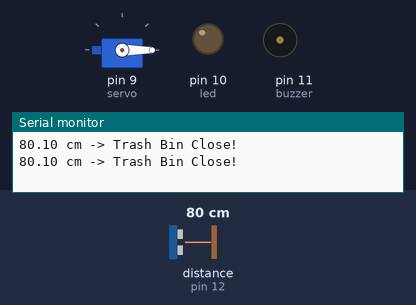
Simulated run of this sketch. Board: Arduino Uno, built with avr-gcc and run on an emulated ATmega328P. Parts: servo, output pins drawn as LEDs (lit = HIGH), buzzer (waves = sounding, pin HIGH), the last lines printed to the serial monitor. Wiring (inferred from the names in the program): ultrasonic range finder: trigger pin 13; echo pin 12. Inputs (shaded band) come from the test bench; at power-on: distance to the obstacle (sensor on pin 12) 80 cm. The echo pulse lasts 58.3 µs per cm; pins used as bus, display or sensor lines are not drawn.

Above: at 1.8 s.
1.9 s: distance to the obstacle (sensor on pin 12) set to 23 cm
3.4 s: distance to the obstacle (sensor on pin 12) set to 17 cm
At 4.4 s:
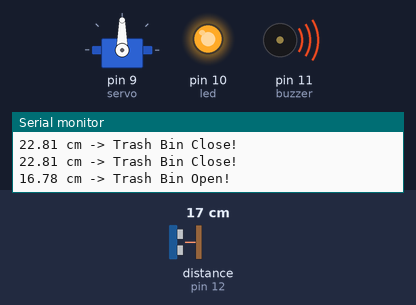
5.5 s: distance to the obstacle (sensor on pin 12) set to 35 cm
At 7.2 s:
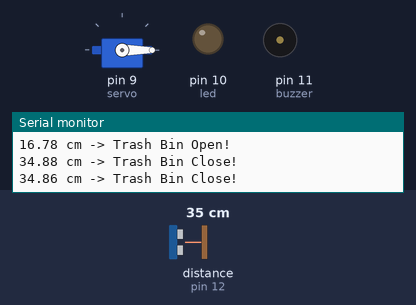
7.5 s: distance to the obstacle (sensor on pin 12) set to 2 cm
At 9.0 s:
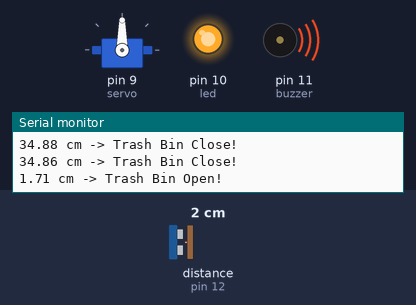
Timing chart, 0 to 10.5 s (numbered marks = the images above; inputs shaded):
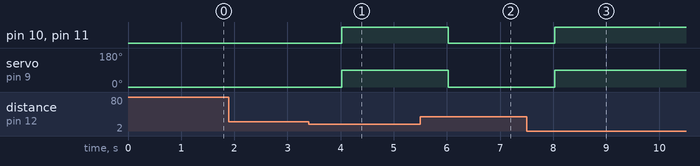

Measured:
- the behaviour switches between 21 and 20 cm on distance to the obstacle (sensor on pin 12) (found by bisection; images 0 and 1)
- after the input at 3.4 s, pin 10 (led), pin 11 (buzzer): LOW → HIGH after 0.62 s; servo on pin 9 (servo): 0° → 90° after 0.62 s
- after the input at 5.5 s, pin 10 (led), pin 11 (buzzer): HIGH → LOW after 0.52 s; servo on pin 9 (servo): 90° → 0° after 0.52 s
- after the input at 7.5 s, pin 10 (led), pin 11 (buzzer): LOW → HIGH after 0.53 s; servo on pin 9 (servo): 0° → 90° after 0.53 s

The sketch:

trash_bin.ino
```cpp
#include <Servo.h>

Servo trashBin;

#define trigPin 13
#define echoPin 12
#define buzzer 11
#define led 10
#define servo 9

float distance;

void setup(){
  Serial.begin(9600);

  pinMode(echoPin, INPUT);
  pinMode(trigPin, OUTPUT);
  pinMode(buzzer, OUTPUT);
  pinMode(led, OUTPUT);

  trashBin.attach(servo);

  trashBin.write(0);
}

void loop(){
  // sensor ultrasonik data
  digitalWrite(trigPin, LOW);
  delayMicroseconds(2);
  digitalWrite(trigPin, HIGH);
  delayMicroseconds(10);
  digitalWrite(trigPin, LOW);

  // konversi jarak ke cm
  distance = pulseIn(echoPin,HIGH);
  distance = distance/58;
  Serial.print(distance);

  if (distance < 20){
    Serial.println(" cm -> Trash Bin Open!");
    digitalWrite(led, HIGH);
    digitalWrite(buzzer, HIGH);
    trashBin.write(90);
  }
  else{
    Serial.println(" cm -> Trash Bin Close!");
    digitalWrite(led, LOW);
    digitalWrite(buzzer, LOW);
    trashBin.write(0);
  }

  delay(1000);
}
```
